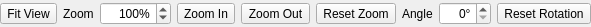
<?xml version="1.0" encoding="UTF-8"?>
<ui version="4.0">
 <class>ViewTransformWidget</class>
 <widget class="QWidget" name="ViewTransformWidget">
  <property name="geometry">
   <rect>
    <x>0</x>
    <y>0</y>
    <width>353</width>
    <height>27</height>
   </rect>
  </property>
  <layout class="QHBoxLayout" name="horizontalLayout">
   <property name="leftMargin">
    <number>0</number>
   </property>
   <property name="topMargin">
    <number>0</number>
   </property>
   <property name="rightMargin">
    <number>0</number>
   </property>
   <property name="bottomMargin">
    <number>0</number>
   </property>
   <item>
    <widget class="QToolButton" name="btn_view_fit">
     <property name="toolTip">
      <string>Fit View</string>
     </property>
     <property name="text">
      <string>Fit View</string>
     </property>
     <property name="icon">
      <iconset theme="zoom-fit-page"/>
     </property>
    </widget>
   </item>
   <item>
    <widget class="QLabel" name="label">
     <property name="text">
      <string>Zoom</string>
     </property>
    </widget>
   </item>
   <item>
    <widget class="QDoubleSpinBox" name="spin_zoom">
     <property name="alignment">
      <set>Qt::AlignRight|Qt::AlignTrailing|Qt::AlignVCenter</set>
     </property>
     <property name="suffix">
      <string>%</string>
     </property>
     <property name="decimals">
      <number>0</number>
     </property>
     <property name="minimum">
      <double>1.000000000000000</double>
     </property>
     <property name="maximum">
      <double>10000.000000000000000</double>
     </property>
     <property name="stepType">
      <enum>QAbstractSpinBox::AdaptiveDecimalStepType</enum>
     </property>
     <property name="value">
      <double>100.000000000000000</double>
     </property>
    </widget>
   </item>
   <item>
    <widget class="QToolButton" name="btn_zoom_in">
     <property name="toolTip">
      <string>Zoom In</string>
     </property>
     <property name="text">
      <string>Zoom In</string>
     </property>
     <property name="icon">
      <iconset theme="zoom-in">
       <normaloff>.</normaloff>.</iconset>
     </property>
    </widget>
   </item>
   <item>
    <widget class="QToolButton" name="btn_zoom_out">
     <property name="toolTip">
      <string>Zoom Out</string>
     </property>
     <property name="text">
      <string>Zoom Out</string>
     </property>
     <property name="icon">
      <iconset theme="zoom-out">
       <normaloff>.</normaloff>.</iconset>
     </property>
    </widget>
   </item>
   <item>
    <widget class="QToolButton" name="btn_zoom_reset">
     <property name="toolTip">
      <string>Reset Zoom</string>
     </property>
     <property name="text">
      <string>Reset Zoom</string>
     </property>
     <property name="icon">
      <iconset theme="zoom-original">
       <normaloff>.</normaloff>.</iconset>
     </property>
    </widget>
   </item>
   <item>
    <widget class="QLabel" name="label_2">
     <property name="text">
      <string>Angle</string>
     </property>
    </widget>
   </item>
   <item>
    <widget class="QDoubleSpinBox" name="spin_angle">
     <property name="alignment">
      <set>Qt::AlignRight|Qt::AlignTrailing|Qt::AlignVCenter</set>
     </property>
     <property name="suffix">
      <string>°</string>
     </property>
     <property name="decimals">
      <number>0</number>
     </property>
     <property name="minimum">
      <double>0.000000000000000</double>
     </property>
     <property name="maximum">
      <double>359.000000000000000</double>
     </property>
     <property name="value">
      <double>0.000000000000000</double>
     </property>
    </widget>
   </item>
   <item>
    <widget class="QToolButton" name="btn_angle_reset">
     <property name="toolTip">
      <string>Reset Rotation</string>
     </property>
     <property name="text">
      <string>Reset Rotation</string>
     </property>
     <property name="icon">
      <iconset theme="rotation-allowed">
       <normaloff>.</normaloff>.</iconset>
     </property>
    </widget>
   </item>
  </layout>
 </widget>
 <resources/>
 <connections/>
</ui>
